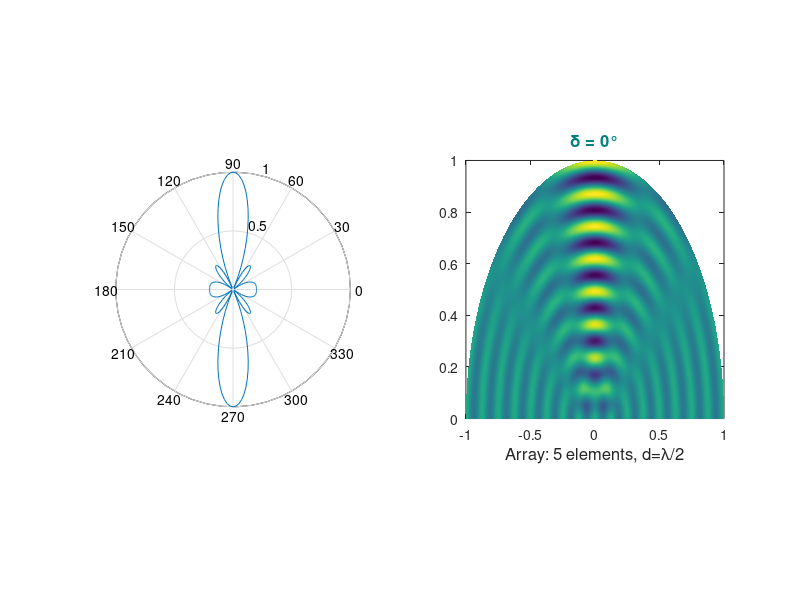
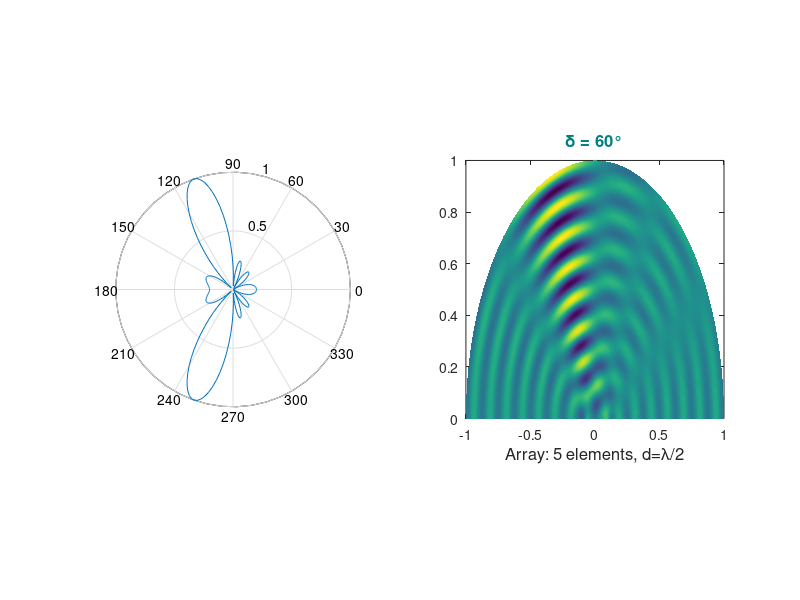
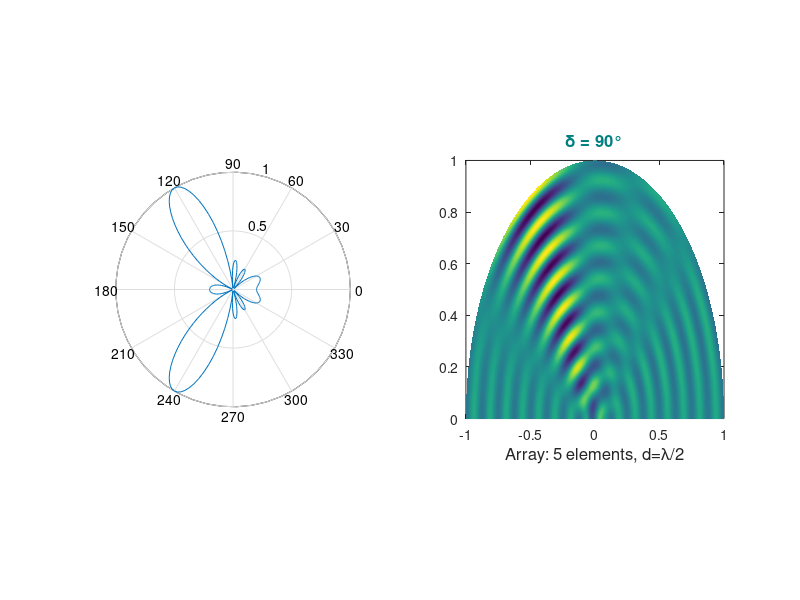
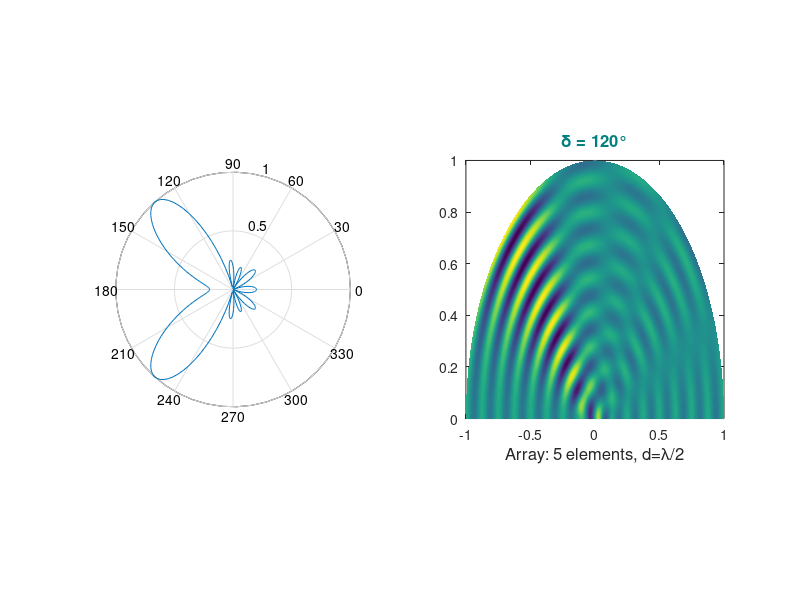

Recreate these plots in MATLAB, in order. (Note: a time limit stopped this script after it produced the figures.)
clear all; clc;
%% Simulation parameters
freq = 1e9; % Hz
c = 3e8; % free space speed
lambda = c/freq;
T = 1/freq;
omega = 2*pi*freq;
k = 2*pi/lambda;
Ns = 30; % Number of samples per wavelength
ds = lambda/Ns; % Spatial Discretization
Nt = 35; % Number of time samples per period
dt = T/Nt; % Temporal discretization
t = 0:dt:(1*T); % Increase the number of periods here for longer simulations
R = (0*lambda):ds:(8*lambda);
Ntheta = 240; % Number of angular discretization
dtheta = 2*pi/Ntheta;
theta = 0:dtheta:(2*pi);


%% Generate Domain
x=R.'*cos(theta);
y=R.'*sin(theta);
%% Output properties
teal = [ 0 0.5 0.5]; % maps for unconventional coloring
origBrownColor=[114/256 70/256 43/256];
 
%% Question B - Analysis of linear arrays with 5 and 9 elements at two phase shift values -->%% Animate   
array_sizes = [5, 9];      % number of elements in each scenario
deltaAll   = [0, pi/3, pi/2, 2*pi/3];    % 0°, 60°, 90° and 120° steering
d          = lambda/2;     % spacing = λ/2

output_folder = 'B_viz';
if ~exist(output_folder, 'dir')
    mkdir(output_folder);
end

for n = 1:length(array_sizes)
    az  = array_sizes(n);       % 5 or 9
    mid = (az-1)/2;             % center‐index for symmetric layout

    for ps = 1:length(deltaAll)
        delta = deltaAll(ps);   % current steering angle
        it    = 1;              % one time snapshot (t=0)

        % build element positions automatically
        x_elem = (-mid:mid)*d;  
        y_elem = zeros(1,az);

        % compute total field E
        E = zeros(length(R),length(theta));
        for e = 1:az
          rx = x_elem(e);
          ry = 0;
          for ix = 1:length(R)
            for iy = 1:length(theta)
              R_e = sqrt((x(ix,iy)-rx)^2 + (y(ix,iy)-ry)^2);
              E(ix,iy) = E(ix,iy) + ...
                cos(omega*t(it) - k*R_e + delta*(e-1-mid));
            end
          end
        end

        % === plot ===
        f1 = figure; set(gcf,'Color',[1 1 1]); Fs=10;

        % 1) Array factor (polar)
        subplot(1,2,1); set(gca,'FontSize',Fs);
        A  = ones(1,az);
        Fa=zeros(1,length(theta));
        for i=0:(length(A)-1)
            temp = (A(i+1) * exp(-1i*i*delta + 1i*k*(i*d-((length(A)-1)/2)*d)*cos(theta)));
            Fa = Fa + temp;
        end
        Fa=abs(Fa);
        polar(theta, -Fa/max(Fa)); axis off;

        % 2) Spatial field distribution
        subplot(1,2,2);
        pcolor(x/max(x(:)), y/max(y(:)), E); shading interp;
        pbaspect([1 1 1]); ylim([0 1])

        % labels
        xlabel(sprintf('Array: %d elements, d=\\lambda/2',az),...
               'FontSize',Fs+2);
        title(sprintf('\\delta = %d°', round(delta*180/pi)),...
              'FontSize',Fs+2,'Color',teal);
        filename = sprintf('beta_pattern_%delems_delta_%d_deg.png', az, round(delta*180/pi));
        fullpath = fullfile(output_folder, filename);
        saveas(f1, fullpath);
    end
end
